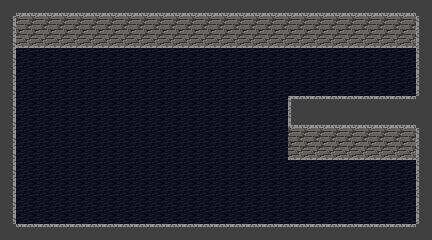

A level layout from a 2D game, rendered from its tile map. Below: a short description, then the map file with tile-grid data replaced by summaries:
An orthogonal 27x15 tile map with 16x16 px tiles, 2 tile layers (background, Tile Layer 1) and 9 objects (3x vampire1, player).

<map version="1.0" orientation="orthogonal" renderorder="right-down" width="27" height="15" tilewidth="16" tileheight="16" nextobjectid="24">
 <tileset firstgid="1" name="Tiles" tilewidth="16" tileheight="16" tilecount="32" columns="8">
  <image source="../tilesets/Tiles.png" width="128" height="64" />
 </tileset>
 <layer name="background" width="27" height="15">
  <data>[405 cells, 405 non-empty, 10 distinct tile ids]</data>
 </layer>
 <layer name="Tile Layer 1" width="27" height="15">
  <data>[405 cells, 12 non-empty, 1 distinct tile ids]</data>
 </layer>
 <objectgroup name="collisions">
  <object id="7" x="9.8125" y="-9.66147" width="422.334" height="49" />
  <object id="9" x="10.3478" y="223.971" width="431" height="19" />
  <object id="10" x="-2.09281" y="37.2784" width="17.9394" height="194.182" />
  <object id="11" x="416.616" y="29.6438" width="17.6061" height="194.182" />
  <object id="19" x="288.364" y="96.5455" width="132" height="53.6364" />
 </objectgroup>
 <objectgroup color="#00ff00" name="spawnPoints">
  <object id="13" name="player" x="209.333" y="119.667" width="15.6667" height="15">
   <ellipse />
  </object>
 </objectgroup>
 <objectgroup color="#ff0000" name="enemies">
  <object id="17" name="vampire1" x="35" y="67.3333">
   <ellipse />
  </object>
  <object id="18" name="vampire1" x="122" y="131">
   <ellipse />
  </object>
  <object id="20" name="vampire1" x="273" y="81.6667">
   <ellipse />
  </object>
 </objectgroup>
</map>
